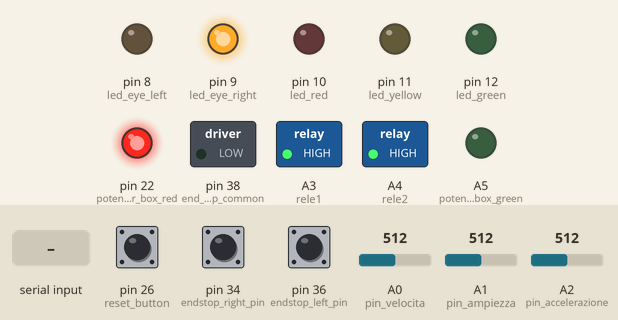
The sketch below on a simulated Arduino Mega 2560, built with avr-gcc and run on an emulated ATmega2560. Parts: switched loads named in the sketch (green lamp = pin HIGH), output pins drawn as LEDs (lit = HIGH). Inputs (shaded band) come from the test bench; at power-on: pin 26 (reset_button) HIGH, pin 34 (endstop_right_pin) HIGH, pin 36 (endstop_left_pin) HIGH, A0 (pin_velocita) = 512, A1 (pin_ampiezza) = 512, A2 (pin_accelerazione) = 512.

Above: at 2.3 s.
2.4 s: pin 26 (reset_button) pulled LOW for 1 s
At 2.8 s:
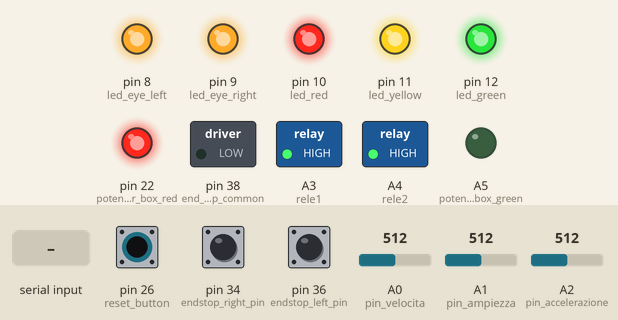
4.9 s: pin 34 (endstop_right_pin) pulled LOW for 0.15 s
At 5.9 s:
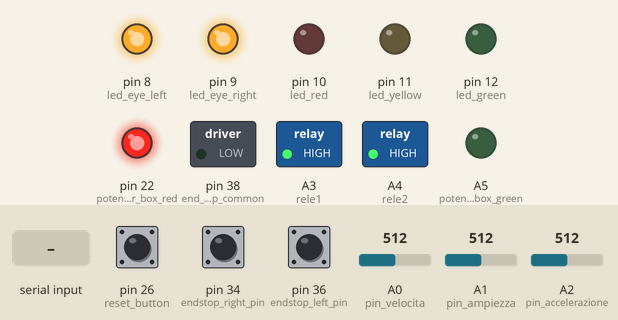
6.5 s: "++5\n" received over Serial
At 7.3 s:
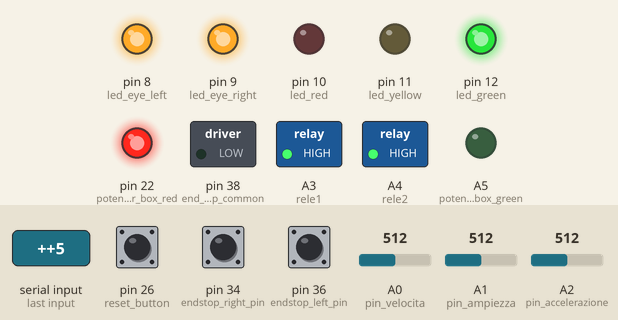
8.0 s: "--5\n" received over Serial
At 8.5 s:
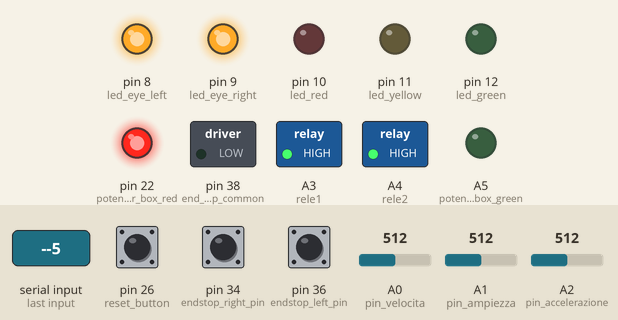
9.5 s: pin 26 (reset_button) pulled LOW for 0.15 s
At 11.0 s:
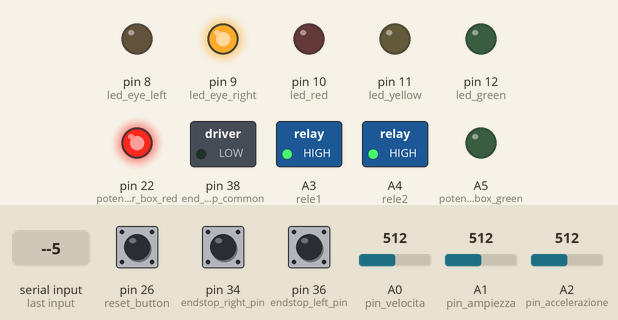
11.5 s: "++5\n" received over Serial
At 12.3 s:
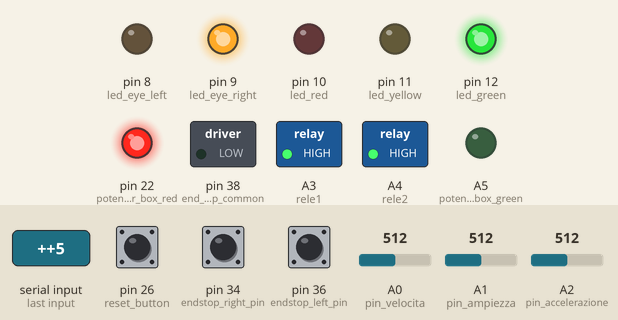
Timing chart, 0 to 14.0 s (numbered marks = the images above; inputs shaded):
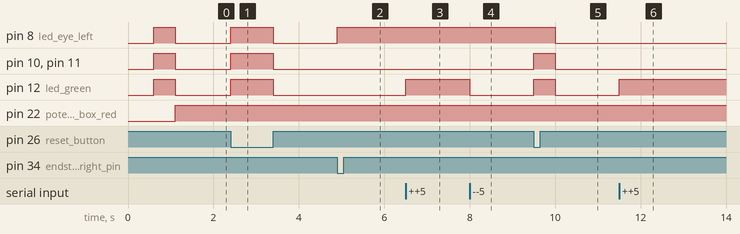

The sketch:

MC1_Motor_Led_v8_copy.ino
```cpp
// (licence header left out)
/*
 FUNCTION = 0, DRIVER = 1, FULL2WIRE = 2, FULL3WIRE = 3,
  FULL4WIRE = 4, HALF3WIRE = 6, HALF4WIRE = 8
*/

// modified by Davide Caminati
// version 0.81

#include <AccelStepper.h>

// Define a stepper and the pins it will use
AccelStepper stepper(8,4,5,7,6); // Defaults to AccelStepper::FULL4WIRE (4 pins) on 2, 3, 4, 5

volatile boolean Allarme = false;

volatile bool rotation_left_available = true;
volatile bool rotation_right_available = true;
String actual_rotation = "";

String version = "0.8";

int pin_velocita = A0; // wire 6 color yellow
int pin_ampiezza = A1; // wire 6 color white
int pin_accelerazione = A2; // wire 6 color brown

int end_stop_left = 34;  // green
int end_stop_right = 36; // white
int end_stop_common = 38; //  yellow + brown


// Potentiometers BOX Buttons
int reset_button = 26; // wire 4 color yellow
int center_button = 24; // wire 4 color brown
int sx_button = 28; // wire 4 color white

//  Potentiometer BOX LED
int potenziometer_box_green = A5; // wire 6 color green
int potenziometer_box_red = 22; // wire 4 color green


int maxSpeed = 500;
int acceleration = 300;
int ampiezza = 0;
int old_val_ampiezza = 0;

int led_eye_left = 8;  // wire 6  color brown
int led_eye_right = 9;  // wire 6 color white

int led_red = 10; // wire 6  color red
int led_yellow = 11; // wire 6  color green
int led_green = 12; // wire 6 color yellow

int rele1 = A3;
int rele2 = A4;

int val_velocita;
int val_ampiezza;
int val_accelerazione;


boolean stringComplete = false;  // whether the string is complete
String inputString = "";         // a string to hold incoming data

int endstop_right_pin = 34;
int endstop_left_pin = 36;

boolean Debug = false;
void setup()
{
  // Change these to suit your stepper if you want
	stepper.setMaxSpeed(maxSpeed);
	stepper.setAcceleration(acceleration);
	stepper.move(ampiezza);

  // TRIMMERS
	pinMode(pin_velocita,INPUT_PULLUP);
	pinMode(pin_accelerazione,INPUT_PULLUP);
	pinMode(pin_ampiezza,INPUT_PULLUP);

  // ENDSTOP
	pinMode(endstop_right_pin,INPUT_PULLUP);
	pinMode(endstop_left_pin,INPUT_PULLUP);
	pinMode(end_stop_common,OUTPUT);
	delay(100);
	digitalWrite(end_stop_common,LOW);

  // RELE
	pinMode(rele1,OUTPUT);
	pinMode(rele2,OUTPUT);

  // selftest RELE
	digitalWrite(rele1,LOW);
	digitalWrite(rele2,LOW);
	delay(500);
	digitalWrite(rele1,HIGH);
	digitalWrite(rele2,HIGH);

  // LED Camera
	pinMode(led_eye_left,OUTPUT);
	pinMode(led_eye_right,OUTPUT);
	pinMode(led_red,OUTPUT);
	pinMode(led_yellow,OUTPUT);
	pinMode(led_green,OUTPUT);

  // LED potentiometers BOX
	pinMode(potenziometer_box_red,OUTPUT);
	pinMode(potenziometer_box_green,OUTPUT);

  // Buttons potentiometers BOX
	pinMode(reset_button,INPUT_PULLUP);
	pinMode(center_button,INPUT_PULLUP);
	pinMode(sx_button,INPUT_PULLUP);


  // selftest LED
	BlinkAllLED();
  // Serial

    // initialize serial:
  Serial.begin(9600);
  // reserve 20 bytes for the inputString:
  inputString.reserve(20);
}

void loop()
{

	int reset_button_val =  digitalRead(reset_button);

	if (reset_button_val == LOW){
		RiarmaHandler();
		BlinkAllLED();

	}

	if (digitalRead(endstop_right_pin) == LOW){
		rotation_right_available = true;
	}
	else
	{
		rotation_right_available = false;
	}
	if (digitalRead(endstop_left_pin) == LOW){
		rotation_left_available = true;
	}
	else
	{
		rotation_left_available = false;
	}

    if (Debug) {
      val_velocita = 700;
      val_ampiezza = 4000;
      val_accelerazione = 200;
    }
    else
    {
      val_velocita = map(analogRead(pin_velocita),0,1024,800,300) ;
      val_ampiezza = map(analogRead(pin_ampiezza),0,1020,4000,1000) ;
      val_accelerazione = map(analogRead(pin_accelerazione),0,1024,400,100) ;
    }


	if (rotation_right_available == false)
	{
		LedON(potenziometer_box_red);
	    LedON(led_eye_right);
	}
	else if (rotation_left_available == false)
	{
		LedON(potenziometer_box_red);
		LedON(led_eye_left);
	}
	else
	{
        LedOFF(potenziometer_box_red);
        LedOFF(led_eye_left);
        LedOFF(led_eye_right);
	}


    stepper.setMaxSpeed(val_velocita);

    if (abs(old_val_ampiezza - val_ampiezza) > 100){
      old_val_ampiezza = val_ampiezza;
      ampiezza = val_ampiezza;
    }

    stepper.setAcceleration(val_accelerazione);


    if ((rotation_right_available == false) && (actual_rotation == "right") ){
    	rotation_left_available = true;
        stepper.disableOutputs();
        StopMotore();
        stepper.setCurrentPosition(0);
    }
    if ((rotation_left_available == false) && (actual_rotation == "left") ){
    	rotation_right_available = true;
        stepper.disableOutputs();
        StopMotore();
        stepper.setCurrentPosition(0);
    }
    else
    {
        stepper.enableOutputs();
        Muovi();
    }


if (stringComplete) {
      if (inputString.startsWith("--L") && (rotation_left_available))
      {
      	actual_rotation = "left";
      	rotation_right_available = true;
        StartMotore();
        stepper.move(ampiezza);
      };
      if (inputString.startsWith("--R") && (rotation_right_available))
      {
      	actual_rotation = "right";
      	rotation_left_available = true;
        StartMotore();
        stepper.move(-ampiezza);
      }
      if (inputString.startsWith("--A"))  // allarme
      {
        stepper.disableOutputs();
        StopMotore();
        stepper.move(0);
      }
      if (inputString.startsWith("--D"))   // disarma
      {
        stepper.enableOutputs();
        stepper.move(0);
      }
      if (inputString.startsWith("--5"))   // Led Verde
      {
		LedOFF(led_green);
      }
      if (inputString.startsWith("++5"))   // Led Verde
      {
		LedON(led_green);
      }
      if (inputString.startsWith("--4"))   // Led Verde
      {
		LedOFF(led_yellow);
      }
      if (inputString.startsWith("++4"))   // Led Verde
      {
		LedON(led_yellow);
      }
      if (inputString.startsWith("--3"))   // Led Verde
      {
		LedOFF(led_red);
      }
      if (inputString.startsWith("++3"))   // Led Verde
      {
		LedON(led_red);
      }
      if (inputString.startsWith("--2"))   // Led rosso alto
      {
		LedOFF(led_eye_right);
      }
      if (inputString.startsWith("++2"))   // Led rosso alto
      {
		LedON(led_eye_right);
      }
      if (inputString.startsWith("--1"))   // Led rosso alto
      {
		LedOFF(led_eye_left);
      }
      if (inputString.startsWith("++1"))   // Led rosso alto
      {
		LedON(led_eye_left);
      }
      if (inputString.startsWith("?"))   // request kind of device
      {
		Serial.println("motor");
      }
      if (inputString.startsWith("V"))   // request software verion
      {
		Serial.println(version);
      }


    // clear the string:
    inputString = "";
    stringComplete = false;

	}
}


void LedON(int pin){
	digitalWrite(pin,HIGH);
}

void LedOFF(int pin){
	digitalWrite(pin,LOW);
}

void RiarmaHandler(){
  Allarme = false;
  actual_rotation = "";
  rotation_left_available = true;
  rotation_right_available = true;
}

void Muovi(){
    // If at the end of travel go to the other end
    if (stepper.distanceToGo() == 0){
      stepper.disableOutputs();
      StopMotore();
    }
    stepper.run();
}

void BlinkAllLED(){
	LedON(led_eye_left);
	LedON(led_eye_right);
	LedON(led_red);
	LedON(led_yellow);
	LedON(led_green);
	delay(500);
	LedOFF(led_eye_left);
	LedOFF(led_eye_right);
	LedOFF(led_red);
	LedOFF(led_yellow);
	LedOFF(led_green);
}

void StopMotore(){
    digitalWrite(rele1,HIGH);
    digitalWrite(rele2,HIGH);
}

void StartMotore(){
    digitalWrite(rele1,LOW);
    digitalWrite(rele2,LOW);
}

void serialEvent() {
  while (Serial.available()) {
    // get the new byte:
    char inChar = (char)Serial.read();
    // add it to the inputString:
    inputString += inChar;
    // if the incoming character is a newline, set a flag
    // so the main loop can do something about it:
    if (inChar == '\n') {
      stringComplete = true;
    }
  }
}
```

Measured:
- after the input at 2.4 s, pin 8 (led_eye_left), pin 10 (led_red), pin 11 (led_yellow), pin 12 (led_green): LOW → HIGH at once, → LOW 1.0 s later
- after the input at 4.9 s, pin 8 (led_eye_left): LOW → HIGH at once
- after the input at 6.5 s, pin 12 (led_green): LOW → HIGH at once
- after the input at 8.0 s, pin 12 (led_green): HIGH → LOW at once
- after the input at 9.5 s, pin 8 (led_eye_left): HIGH → LOW after 0.50 s; pin 10 (led_red), pin 11 (led_yellow), pin 12 (led_green): LOW → HIGH at once, → LOW 0.50 s later
- after the input at 11.5 s, pin 12 (led_green): LOW → HIGH at once
